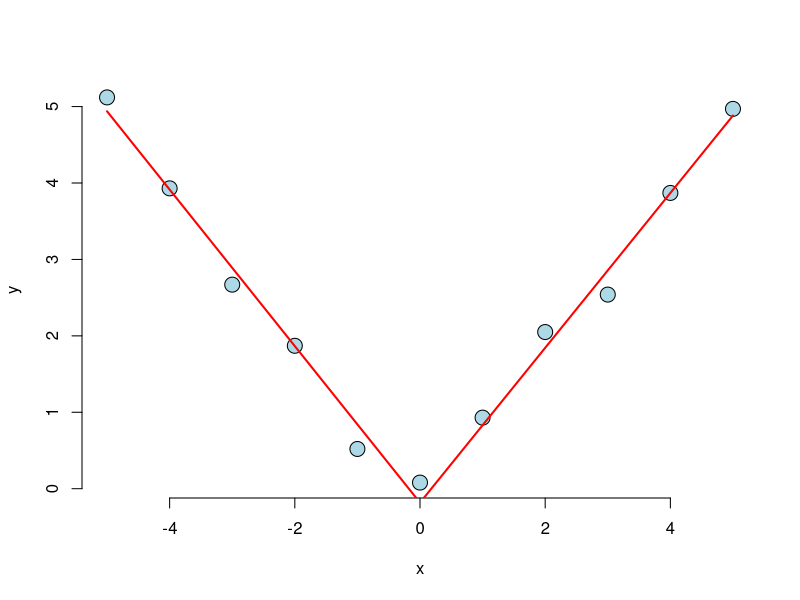

Source code (R):
# Question 1
# Consider the space shuttle data ?shuttle in the MASS library. 
# Consider modeling the use of the autolander as the outcome (variable name use). 
# Fit a logistic regression model with autoloader (variable auto) use (labeled as "auto" 1) 
# versus not (0) as predicted by wind sign (variable wind). 
# Give the estimated odds ratio for autoloader use comparing head winds, 
# labeled as "head" in the variable headwind (numerator) to tail winds (denominator).
library(MASS)
?shuttle
data(shuttle)
str(shuttle)
names(shuttle)
?glm
fit <- glm(use ~ wind, family='binomial', shuttle)
exp(fit$coeff)
# Answer: 0.969

# Question 2
# Consider the previous problem. Give the estimated odds ratio for autoloader use 
# comparing head winds (numerator) to tail winds (denominator) adjusting for 
# wind strength from the variable magn.
fit <- glm(use ~ wind + as.factor(magn), family='binomial', shuttle)
exp(fit$coeff)
# Answer: 0.969


# Question 3
# If you fit a logistic regression model to a binary variable, 
# for example use of the autolander, then fit a logistic regression 
# model for one minus the outcome (not using the autolander) what happens to the coefficients?
# Answer: The coefficients reverse their signs.

# Question 4
# Consider the insect spray data InsectSprays. 
# Fit a Poisson model using spray as a factor level. 
# Report the estimated relative rate comapring spray A (numerator) to spray B (denominator).
data(InsectSprays)
outp <- exp(coef(glm(count ~ as.factor(spray) - 1, family="poisson", InsectSprays)))
outp
outp[1]/outp[2]
# Answer: 0.9457

# Question 5
# Consider a Poisson glm with an offset, t. So, for example, 
# a model of the form glm(count ~ x + offset(t), family = poisson) where x 
# is a factor variable comparing a treatment (1) to a control (0) and t is 
# the natural log of a monitoring time. What is impact of the coefficient for 
# x if we fit the model glm(count ~ x + offset(t2), family = poisson) 
# where t2 <- log(10) + t? In other words, what happens to the coefficients 
# if we change the units of the offset variable. (Note, adding log(10) on the 
# log scale is multiplying by 10 on the original scale.)
# Answer: The coefficient estimate is unchanged
log(10)

# Question 6
# Using a knot point at 0, fit a linear model that looks like a hockey 
# stick with two lines meeting at x=0. Include an intercept term, x and 
# the knot point term. What is the estimated slope of the line after 0?
x <- -5:5
y <- c(5.12, 3.93, 2.67, 1.87, 0.52, 0.08, 0.93, 2.05, 2.54, 3.87, 4.97)
knots<-c(0)
splineTerms<-sapply(knots, function(knot)(x > knot)*(x - knot)) 
xMat<-cbind(1,x,splineTerms)
linearModel <- lm(y~xMat-1)
yhat<-predict(linearModel) 
plot(x,y,frame=FALSE,pch=21,bg="lightblue",cex=2) 
lines(x,yhat,col="red",lwd=2)
# Answer: 1.013

